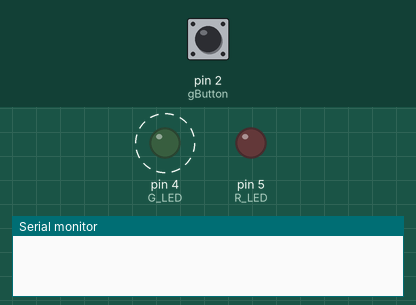
This sketch was run on a simulated Arduino Uno, built with avr-gcc and run on an emulated ATmega328P. Parts: output pins drawn as LEDs (lit = HIGH), the last lines printed to the serial monitor. Dashed ring = blinking. Inputs (shaded band) come from the test bench; at power-on: pin 2 (gButton) LOW. Random numbers use the default seed unless the sketch sets one.

Above: at 1.2 s.
1.3 s: pin 2 (gButton) pulled HIGH for 0.15 s
At 1.8 s:
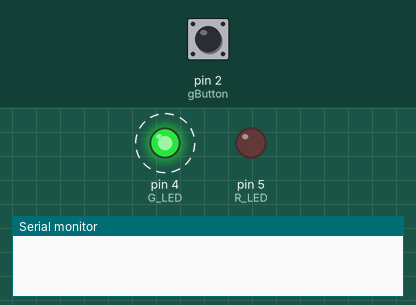
4.3 s: pin 2 (gButton) pulled HIGH for 1 s
At 4.8 s:
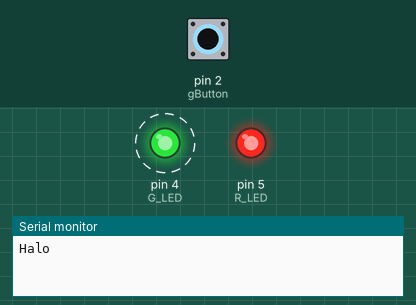
7.3 s: pin 2 (gButton) pulled HIGH for 3.2 s
At 11.9 s:
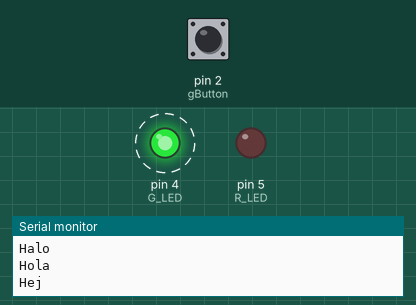
Timing chart, 0 to 19.5 s (numbered marks = the images above; inputs shaded):
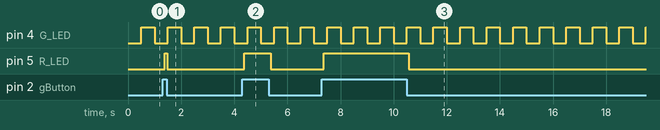

The sketch:

interrupt.ino
```cpp
// Lab 3 - Lauren Ooghe
// Using interrupts, have 1 main task running with 2 other tasks running in background

// assign LED pins
# define R_LED 5
# define G_LED 4
# define TIMER_COMPARE_VALUE_1 31249
# define TIMER_COMPARE_VALUE_2 155

// array to print greetings in different languages for fun
const char* greetings[] = {
  "Hello",
  "Hola",
  "Bonjour",
  "Ciao",
  "Hallo",
  "Konnichiwa",
  "Namaste",
  "Zdravstvuyte",
  "Salam",
  "Ni Hao",
  "Annyeong",
  "Hej",
  "Hei",
  "Ahoj",
  "Merhaba",
  "Shalom",
  "Xin Chao",
  "Sawadee",
  "Ola",
  "Jambo",
  "Szia",
  "Halo",
  "Selam"
};

int gButton = 2;  // assign button pin
int gTimer = 0;   // create timer variable

// assign volatile ISR flags (used simultaneously)
volatile unsigned char gFlag_1 = 0;
volatile unsigned char gFlag_2 = 0;

// used to increment timer 2 in task 2
volatile int gCounter_2 = 0;

// used to toggle green LED in task 1
bool gGreenLEDState = LOW;


void setup() {
  Serial.begin(9600);   // begin serial monitoring
  // assign INPUT/OUTPUT
  pinMode(gButton, INPUT);
  pinMode(R_LED, OUTPUT);
  pinMode(G_LED, OUTPUT);

  noInterrupts();   // disable interrupts

  // ***** TASK 1 @ 1 Hz ******
  // reset these to 0 initially to clear any previous
  TCCR1A = 0;
  TCCR1B = 0;

  OCR1A = TIMER_COMPARE_VALUE_1; // 16-bit compare match register -- sets exact count at which the interrupt is triggered
                                  // (prescalar)256/16MHz = .000016 --> 0.5s/0.000016 - 1 = 31249
  TCCR1B = (1<<WGM12) | (1<<CS12); // setting to CTC mode by bit masking
  TIMSK1 |= (1<<OCIE1A);  // enable timer compare interrupt (bit mask OCIE1A to enable)

  // ***** TASK 2 @ 10 Hz *****
  TCCR2A = 0;   // reset to 0 to clear
  TCCR2B = 0;

  OCR2A = TIMER_COMPARE_VALUE_2;  // 8-bit compare match register (prescalar)1024/16MHz = .000064 --> 0.01/0.000064 -1 = 155
  TCCR2A = (1<<WGM21);            // Time Counter Control Register -- set WGM21 bit to 1 for CTC mode
  TCCR2B = (1<<CS22) | (1<<CS21) | (1<<CS20);   // select 1024 prescalar
  TIMSK2 |= (1<<OCIE2A);          // enable timer compare interrupt
  interrupts();   // enable interrupts

}


void loop() {

  // ********** TASK 1 ***********
  if (gFlag_1){   // if flag1 is 1
    gFlag_1 = 0;  // reset flag to 0
    digitalWrite(G_LED, gGreenLEDState);  // turn LED on
    gGreenLEDState = !gGreenLEDState;     // toggle from LOW to HIGH @ 1 Hz
    gTimer++;   // increment timer every 1s
  }
  // ********** TASK 2 ************
  if (gFlag_2) {    // if flag2 is 1
    gFlag_2 = 0;    // reset flag to 0
    bool button = digitalRead(gButton);   // read button input
    if (button){    // if button is pressed
      digitalWrite(R_LED, HIGH);    // turn red LED on
    }
    else {
      digitalWrite(R_LED, LOW);     // if button not pressed, turn red LED off
  }
  }


// ***** MAIN TASK *****
  if (gTimer % 7 == 0) {
    int index = random(22);  // randomly select index of array
    Serial.println(greetings[index]); // print random index of array
    gTimer++;
  }
}


// Task 1 interrupt
ISR(TIMER1_COMPA_vect){
  gFlag_1 = 1;    // once triggered, set flag to 1
}

// Task 2 interrupt
ISR(TIMER2_COMPA_vect) {
  gCounter_2++; // counter increment
                // counter needed to meet 10 Hz requirement. Cannot get to 10 Hz using available Timer2 (only 8 bits), can only go up to 255
  if (gCounter_2 >= 10) { // once counter reaches 10
    gCounter_2 = 0;       // reset to 0
    gFlag_2 = 1;    // set flag to 1
  }
}
```

Measured:
- after the input at 1.3 s, pin 5 (R_LED): LOW → HIGH after 0.09 s, → LOW 0.10 s later
- after the input at 4.3 s, pin 5 (R_LED): LOW → HIGH after 0.08 s, → LOW 1.0 s later
- after the input at 7.3 s, pin 5 (R_LED): LOW → HIGH after 0.08 s, → LOW 3.2 s later
- by itself, pin 4 (G_LED): alternates HIGH for 0.50 s and LOW for 0.50 s
